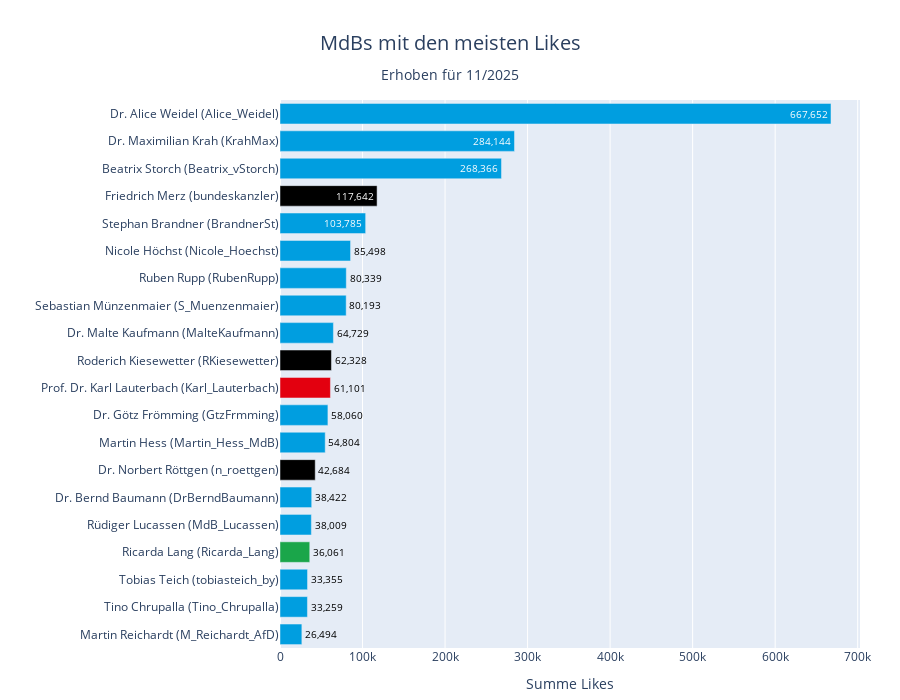

The code cell stored with this chart in its notebook:
### Code cell
plot_party_hbar(
    df_users, 
    'username', 
    'like_count_sum', 
    top_n=20, 
    party_col='PARTEI_KURZ',
    title='MdBs mit den meisten Likes', 
    x_label='Summe Likes',
    save_name="top20_sum_likes",
)

### Figure 1 — Plotly figure (JSON) as saved in the notebook; plotly's stock layout.template omitted (floating-point values rounded to 4 significant figures)
{"data": [{"cliponaxis": false, "customdata": [["AFD", "Alice_Weidel", "Dr. Alice Weidel"], ["AFD", "KrahMax", "Dr. Maximilian Krah"], ["AFD", "Beatrix_vStorch", "Beatrix Storch"], ["CDU/CSU", "bundeskanzler", "Friedrich Merz"], ["AFD", "BrandnerSt", "Stephan Brandner"], ["AFD", "Nicole_Hoechst", "Nicole Höchst"], ["AFD", "RubenRupp", "Ruben Rupp"], ["AFD", "S_Muenzenmaier", "Sebastian Münzenmaier"], ["AFD", "MalteKaufmann", "Dr. Malte Kaufmann"], ["CDU/CSU", "RKiesewetter", "Roderich Kiesewetter"], ["SPD", "Karl_Lauterbach", "Prof. Dr. Karl Lauterbach"], ["AFD", "GtzFrmming", "Dr. Götz Frömming"], ["AFD", "Martin_Hess_MdB", "Martin Hess"], ["CDU/CSU", "n_roettgen", "Dr. Norbert Röttgen"], ["AFD", "DrBerndBaumann", "Dr. Bernd Baumann"], ["AFD", "MdB_Lucassen", "Rüdiger Lucassen"], ["BÜNDNIS 90/DIE GRÜNEN", "Ricarda_Lang", "Ricarda Lang"], ["AFD", "tobiasteich_by", "Tobias Teich"], ["AFD", "Tino_Chrupalla", "Tino Chrupalla"], ["AFD", "M_Reichardt_AfD", "Martin Reichardt"]], "hovertemplate": "Name: %{customdata[2]} (%{customdata[1]})<br>Summe Likes: %{x:,.0f}<br>PARTEI_KURZ: %{customdata[0]}<extra></extra>", "insidetextanchor": "end", "marker": {"color": ["#009EE0", "#009EE0", "#009EE0", "#000000", "#009EE0", "#009EE0", "#009EE0", "#009EE0", "#009EE0", "#000000", "#E3000F", "#009EE0", "#009EE0", "#000000", "#009EE0", "#009EE0", "#1AA64A", "#009EE0", "#009EE0", "#009EE0"]}, "orientation": "h", "text": ["667,652", "284,144", "268,366", "117,642", "103,785", "85,498", "80,339", "80,193", "64,729", "62,328", "61,101", "58,060", "54,804", "42,684", "38,422", "38,009", "36,061", "33,355", "33,259", "26,494"], "textfont": {"color": ["#FFFFFF", "#FFFFFF", "#FFFFFF", "#FFFFFF", "#FFFFFF", "#000000", "#000000", "#000000", "#000000", "#000000", "#000000", "#000000", "#000000", "#000000", "#000000", "#000000", "#000000", "#000000", "#000000", "#000000"]}, "textposition": ["inside", "inside", "inside", "inside", "inside", "outside", "outside", "outside", "outside", "outside", "outside", "outside", "outside", "outside", "outside", "outside", "outside", "outside", "outside", "outside"], "texttemplate": "%{text}", "type": "bar", "x": [667652, 284144, 268366, 117642, 103785, 85498, 80339, 80193, 64729, 62328, 61101, 58060, 54804, 42684, 38422, 38009, 36061, 33355, 33259, 26494], "y": ["Dr. Alice Weidel (Alice_Weidel)", "Dr. Maximilian Krah (KrahMax)", "Beatrix Storch (Beatrix_vStorch)", "Friedrich Merz (bundeskanzler)", "Stephan Brandner (BrandnerSt)", "Nicole Höchst (Nicole_Hoechst)", "Ruben Rupp (RubenRupp)", "Sebastian Münzenmaier (S_Muenzenmaier)", "Dr. Malte Kaufmann (MalteKaufmann)", "Roderich Kiesewetter (RKiesewetter)", "Prof. Dr. Karl Lauterbach (Karl_Lauterbach)", "Dr. Götz Frömming (GtzFrmming)", "Martin Hess (Martin_Hess_MdB)", "Dr. Norbert Röttgen (n_roettgen)", "Dr. Bernd Baumann (DrBerndBaumann)", "Rüdiger Lucassen (MdB_Lucassen)", "Ricarda Lang (Ricarda_Lang)", "Tobias Teich (tobiasteich_by)", "Tino Chrupalla (Tino_Chrupalla)", "Martin Reichardt (M_Reichardt_AfD)"]}], "layout": {"bargap": 0.25, "height": 700, "margin": {"b": 10, "l": 10, "r": 40, "t": 100}, "title": {"font": {"size": 20}, "text": "MdBs mit den meisten Likes<br><sub style='font-size:0.85em; line-height:0.5;'>Erhoben für 11/2025</sub>", "x": 0.5, "xanchor": "center", "yanchor": "top", "yref": "container"}, "uniformtext": {"minsize": 8, "mode": "show"}, "xaxis": {"title": {"text": "Summe Likes"}}, "yaxis": {"categoryarray": ["Martin Reichardt (M_Reichardt_AfD)", "Tino Chrupalla (Tino_Chrupalla)", "Tobias Teich (tobiasteich_by)", "Ricarda Lang (Ricarda_Lang)", "Rüdiger Lucassen (MdB_Lucassen)", "Dr. Bernd Baumann (DrBerndBaumann)", "Dr. Norbert Röttgen (n_roettgen)", "Martin Hess (Martin_Hess_MdB)", "Dr. Götz Frömming (GtzFrmming)", "Prof. Dr. Karl Lauterbach (Karl_Lauterbach)", "Roderich Kiesewetter (RKiesewetter)", "Dr. Malte Kaufmann (MalteKaufmann)", "Sebastian Münzenmaier (S_Muenzenmaier)", "Ruben Rupp (RubenRupp)", "Nicole Höchst (Nicole_Hoechst)", "Stephan Brandner (BrandnerSt)", "Friedrich Merz (bundeskanzler)", "Beatrix Storch (Beatrix_vStorch)", "Dr. Maximilian Krah (KrahMax)", "Dr. Alice Weidel (Alice_Weidel)"], "categoryorder": "array", "title": {"text": ""}}}}
